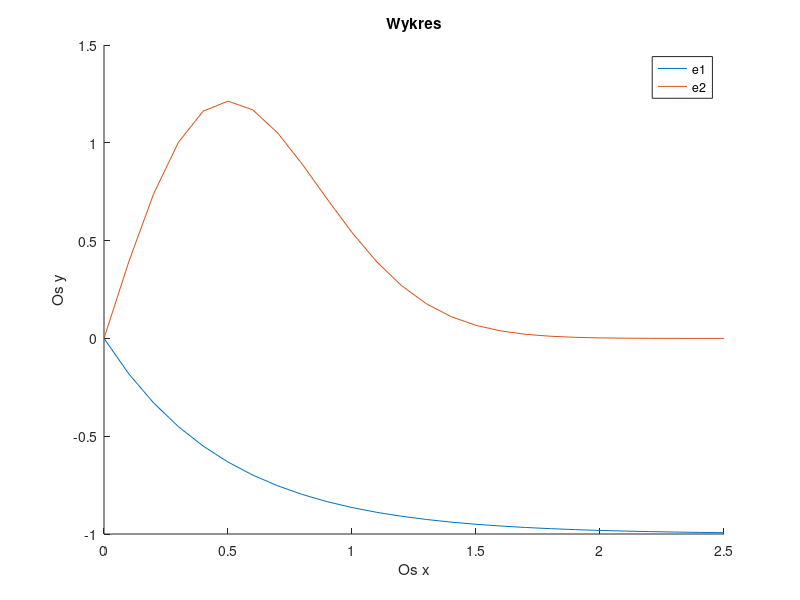

The MATLAB source for this figure:
close all
clear all
clc

t=0:0.1:2.5

e1=-1+exp(-2*t)
e2=4*t.*exp(-2*t.^2)

hold on
plot(t,e1)
plot(t,e2)
title('Wykres')
legend('e1','e2')
xlabel('Os x')
ylabel('Os y')

fid=fopen('grupaE.txt','w')
for i=1:length(t)
fprintf(fid, '%.6f & %.6f & %.6f\\\\ \\hline \n',t(i), e1(i), e2(i))
end
fclose(fid)